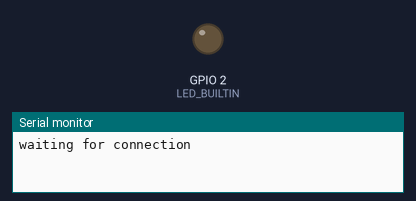
Recording of a sketch running on a simulated ESP8266 (NodeMCU). On the bench: output pins drawn as LEDs (lit = HIGH, except the on-board LED, lit = LOW), the last lines printed to the serial monitor. WiFi joins after 1.5 s; servers stay silent unless stated.

Above: at 0.1 s.
At 1.6 s:
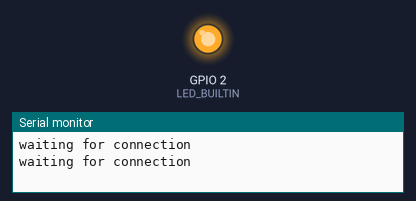
Timing chart, 0 to 3.1 s (numbered marks = the images above):
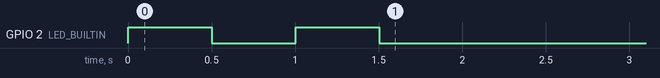

The sketch:

dualcommclient.ino
```cpp
#include <ESP8266HTTPClient.h>
#include <ESP8266WiFi.h>

void setup() {
  Serial.begin(115200);

  //[initialize test potentiometer pins]
  pinMode(LED_BUILTIN, OUTPUT);
  digitalWrite(LED_BUILTIN, LOW);

  //[int rgb[] = {pot1.value, pot2.value, pot3.value}]

  WiFi.begin("nguyen_ohana", "3BBH7473KE");

  while (WiFi.status() != WL_CONNECTED) {
    Serial.println("waiting for connection");
    digitalWrite(LED_BUILTIN, HIGH);
    delay(500);
    digitalWrite(LED_BUILTIN, LOW);
    delay(500);
  }
}

void loop() {
  if (WiFi.status() != WL_CONNECTED) Serial.println("error in connecting to wifi"); delay(7500); return;

  //***DO NOT INCLUDE--APP MUST POST REGARDLESS IF QUERY IS NON UNIQUE [if (pot1.value == rgb[0] && pot2.value == rgb[1] && pot3.value == rgb[2]) delay(200); return;]

  //[rgb[] = {pot1.value, pot2.value, pot3.value};]
  //***test--[rgb[] = {random(0, 255), random(0, 255), random(0, 255)};]

  HTTPClient http_post;

  http_post.begin("https://dualcomsv.ryangu23.repl.co/update");
  http_post.addHeader("Content-Type", "application/json");

  int httpCode_post = http_post.POST("{[34, 233, 124]}"); //--> int httpCode_post = http_post.POST(String(rgb[]));
  String payload_post = http_post.getString();

  Serial.println(httpCode_post); //post response???
  Serial.println(payload_post); //post request summary/dossier???

  http_post.end();

  //***not needed after server modification
  //HTTPClient http_get;

  //http_get.begin("https://dualcomsv.ryangu23.repl.co/retinfo");
  //http_get.addHeader("Content-Type", "application/json");

  //int httpCode_get = http_get.GET();

  //if (httpCode_get > 0) {
    //String payload_get = http_get.getString();
    //Serial.println(payload_get);
  //}

  //http_get.end();

  delay(500);
}
```
